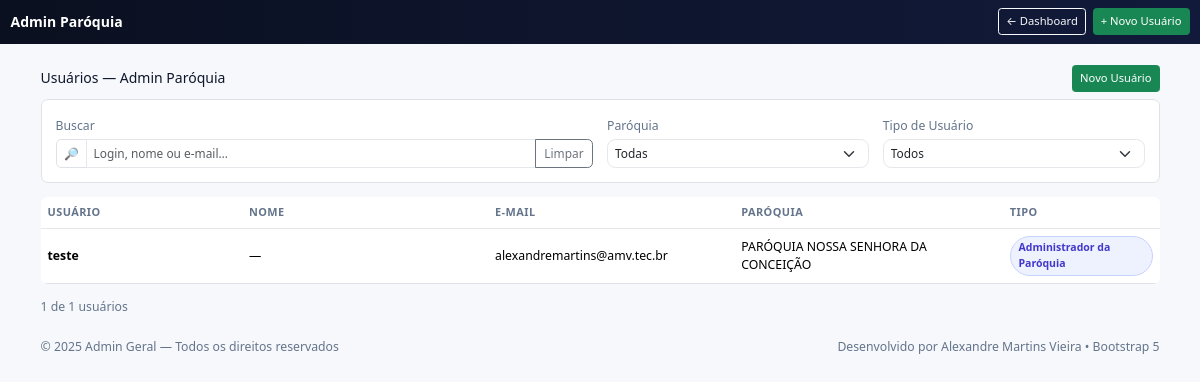
Before: /admin-geral/usuarios/ (signed in) with the older database file.
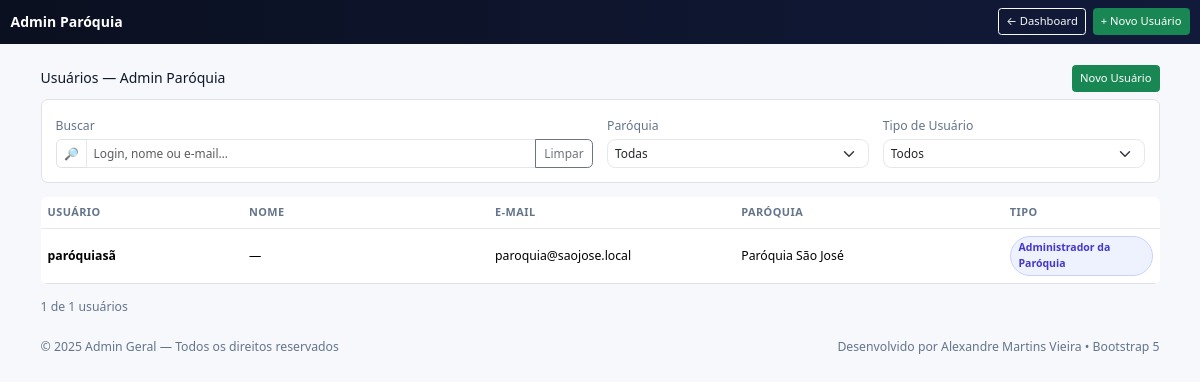
After: the same page with the newer database file.
### inscricoes/models.py (models this page shows, shortened)
class User(AbstractUser):
    tipo_usuario = models.CharField(max_length=20, choices=TIPOS_USUARIO)
    paroquia = models.ForeignKey('Paroquia', null=True, blank=True, on_delete=models.SET_NULL)
    groups = models.ManyToManyField(
        Group,
        related_name='custom_user_set',
        blank=True,
        help_text='The groups this user belongs to.',
        verbose_name='groups',
        related_query_name='custom_user',
    )
    user_permissions = models.ManyToManyField(
        Permission,
        related_name='custom_user_set',
        blank=True,
        help_text='Specific permissions for this user.',
        verbose_name='user permissions',
        related_query_name='custom_user',
    )
    def is_admin_geral(self):
        return self.tipo_usuario == 'admin_geral'

class Paroquia(models.Model):
    STATUS_CHOICES = [
        ('ativa', 'Ativa'),
        ('inativa', 'Inativa'),
    ]
    nome = models.CharField(max_length=255)  # único obrigatório
    cidade = models.CharField(max_length=100, blank=True)
    estado = models.CharField(max_length=2, blank=True)
    responsavel = models.CharField(max_length=255, blank=True)
    email = models.EmailField(blank=True)
    telefone = models.CharField(
        max_length=20,
        blank=True,  # <- opcional
        help_text="Telefone no formato E.164 BR: +55DDDNÚMERO (ex.: +5563920013103)",
        validators=[
            RegexValidator(
                regex=r'^\+55\d{10,11}$',
                message="Formato inválido. Use +55 seguido de 10 ou 11 dígitos (ex.: +5563920013103).",
            )
        ],
    )
    status = models.CharField(
        max_length=10,
        choices=STATUS_CHOICES,
        default='ativa',
        blank=True,   # opcional no formulário; o default cobre no banco
    )
    logo = CloudinaryField(null=True, blank=True, verbose_name="Logo da Paróquia")

### inscricoes/views.py (the view)
# urls.py: path("admin-geral/usuarios/", views.admin_geral_list_usuarios, name="admin_geral_list_usuarios"),
@login_required
@user_passes_test(is_admin_geral)
def admin_geral_list_usuarios(request):
    usuarios = User.objects.filter(tipo_usuario='admin_paroquia')
    return render(request, 'inscricoes/admin_geral_list_usuarios.html', {'usuarios': usuarios})

### inscricoes/views.py (called while the page is built)
def is_admin_geral(user):
    return user.is_authenticated and user.is_admin_geral()

### inscricoes/templates/inscricoes/admin_geral_list_usuarios.html (shortened to what this page needs)
<!doctype html>
<html lang="pt-br">
<head>
  <link href="https://cdn.jsdelivr.net/npm/bootstrap@5.3.3/dist/css/bootstrap.min.css" rel="stylesheet" />
</head>
<body>
<nav class="navbar nav-pro navbar-dark">
  <div class="container-fluid">
    <a class="navbar-brand fw-bold" href="{% url 'inscricoes:admin_geral_dashboard' %}">Admin Paróquia</a>
    <div class="d-flex align-items-center gap-2 ms-auto">
      <a class="btn btn-sm btn-outline-light" href="{% url 'inscricoes:admin_geral_dashboard' %}">← Dashboard</a>
      <a class="btn btn-sm btn-success" href="{% url 'inscricoes:admin_geral_create_usuario' %}">+ Novo Usuário</a>
    </div>
  </div>
</nav>
<main class="container py-3 py-lg-4">
  <div class="d-flex flex-wrap align-items-center justify-content-between mb-2">
    <h1 class="h6 m-0">Usuários — Admin Paróquia</h1>
    <div class="d-flex gap-2">
      <a href="{% url 'inscricoes:admin_geral_create_usuario' %}" class="btn btn-success btn-sm">Novo Usuário</a>
    </div>
  </div>
  <div class="sticky-topbar border rounded-3 p-3 mb-3 bg-white">
    <div class="row g-3 align-items-end toolbar">
      <div class="col-12 col-md-6">
        <label class="form-label small text-muted-2 mb-1" for="q">Buscar</label>
        <div class="input-group">
          <span class="input-group-text bg-white">🔎</span>
          <input id="q" type="search" class="form-control" placeholder="Login, nome ou e-mail…">
          <button id="btn-clear" class="btn btn-outline-secondary">Limpar</button>
        </div>
      </div>
      <div class="col-6 col-md-3">
        <label class="form-label small text-muted-2 mb-1" for="fParoquia">Paróquia</label>
        <select id="fParoquia" class="form-select">
          <option value="">Todas</option>
        </select>
      </div>
      <div class="col-6 col-md-3">
        <label class="form-label small text-muted-2 mb-1" for="fTipo">Tipo de Usuário</label>
        <select id="fTipo" class="form-select">
          <option value="">Todos</option>
        </select>
      </div>
    </div>
  </div>
  {% if usuarios %}
  <div class="table-responsive">
    <table id="tbl" class="table table-hover align-middle rounded-3 overflow-hidden">
      <thead>
        <tr>
          <th style="width:18%">Usuário</th>
          <th style="width:22%">Nome</th>
          <th style="width:22%">E-mail</th>
          <th style="width:24%">Paróquia</th>
          <th style="width:14%">Tipo</th>
        </tr>
      </thead>
      <tbody>
        {% for user in usuarios %}
        <tr class="row-item"
            data-username="{{ user.username|lower }}"
            data-nome="{{ user.get_full_name|default:''|lower }}"
            data-email="{{ user.email|default:''|lower }}"
            data-paroquia="{% if user.paroquia %}{{ user.paroquia.nome }}{% else %}Sem Paróquia{% endif %}"
            data-tipo="{{ user.get_tipo_usuario_display|default:'' }}">
          <td><strong>{{ user.username }}</strong></td>
          <td class="text-muted-2">{{ user.get_full_name|default:"—" }}</td>
          <td class="text-muted-2">{{ user.email|default:"—" }}</td>
          <td class="text-muted-2">
            {% if user.paroquia %}{{ user.paroquia.nome }}{% else %}Sem Paróquia{% endif %}
          </td>
          <td><span class="badge-chip">{{ user.get_tipo_usuario_display }}</span></td>
        </tr>
        {% endfor %}
      </tbody>
    </table>
    <div id="countLine" class="small text-muted-2 mt-1"></div>
  </div>
  {% else %}
    <div class="empty">
      <div class="h6 mb-1">Nenhum usuário cadastrado</div>
      <div class="text-muted-2 mb-3">Use o botão “Novo Usuário” para adicionar.</div>
      <a href="{% url 'inscricoes:admin_geral_create_usuario' %}" class="btn btn-success btn-sm">+ Novo Usuário</a>
    </div>
  {% endif %}
  <footer class="py-4">
    <div class="d-flex flex-wrap justify-content-between align-items-center text-muted-2 small">
      <div>© {% now "Y" %} Admin Geral — Todos os direitos reservados</div>
      <div>Desenvolvido por Alexandre Martins Vieira • Bootstrap 5</div>
    </div>
  </footer>
</main>
</body>
</html>

Changed rows visible on the page:
removed User: username "teste", get_full_name "—", email "alexandremartins@amv.tec.br", paroquia.nome "PARÓQUIA NOSSA SENHORA DA CONCEIÇÃO", tipo_usuario "Administrador da Paróquia"
added User: username "paróquiasã", get_full_name "—", email "paroquia@saojose.local", paroquia.nome "Paróquia São José", tipo_usuario "Administrador da Paróquia"
